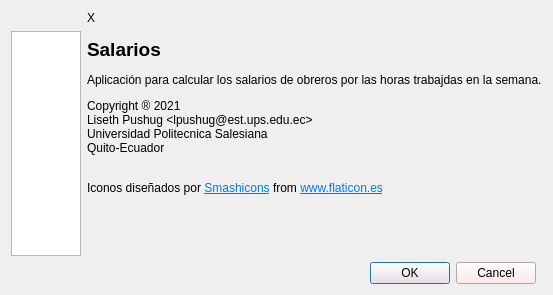
<?xml version="1.0" encoding="UTF-8"?>
<ui version="4.0">
 <class>Acerca</class>
 <widget class="QDialog" name="Acerca">
  <property name="geometry">
   <rect>
    <x>0</x>
    <y>0</y>
    <width>506</width>
    <height>295</height>
   </rect>
  </property>
  <property name="windowTitle">
   <string>Acerca de Salarios</string>
  </property>
  <layout class="QGridLayout" name="gridLayout">
   <item row="2" column="1">
    <widget class="QDialogButtonBox" name="buttonBox">
     <property name="styleSheet">
      <string notr="true">background-color: rgb(255, 228, 228);</string>
     </property>
     <property name="orientation">
      <enum>Qt::Horizontal</enum>
     </property>
     <property name="standardButtons">
      <set>QDialogButtonBox::Cancel|QDialogButtonBox::Ok</set>
     </property>
    </widget>
   </item>
   <item row="1" column="1" colspan="2">
    <widget class="QLabel" name="label_2">
     <property name="cursor">
      <cursorShape>ArrowCursor</cursorShape>
     </property>
     <property name="text">
      <string>&lt;html&gt;&lt;head/&gt;&lt;body&gt;&lt;p&gt;&lt;span style=&quot; font-size:14pt; font-weight:600;&quot;&gt;Salarios&lt;/span&gt;&lt;/p&gt;&lt;p&gt;Aplicación para calcular los salarios de obreros por las horas trabajdas en la semana.&lt;/p&gt;&lt;p&gt;Copyright ® 2021 &lt;br/&gt;Liseth Pushug &amp;lt;lpushug@est.ups.edu.ec&amp;gt;&lt;br/&gt;Universidad Politecnica Salesiana&lt;br/&gt;Quito-Ecuador&lt;/p&gt;&lt;p&gt;&lt;br/&gt;Iconos diseñados por &lt;a href=&quot;https://www.flaticon.es/autores/smashicons&quot;&gt;&lt;span style=&quot; text-decoration: underline; color:#007af4;&quot;&gt;Smashicons&lt;/span&gt;&lt;/a&gt; from &lt;a href=&quot;https://www.flaticon.es/&quot;&gt;&lt;span style=&quot; text-decoration: underline; color:#007af4;&quot;&gt;www.flaticon.es&lt;/span&gt;&lt;/a&gt;&lt;br/&gt;&lt;/p&gt;&lt;p&gt;&lt;br/&gt;&lt;/p&gt;&lt;/body&gt;&lt;/html&gt;</string>
     </property>
    </widget>
   </item>
   <item row="1" column="0">
    <widget class="QGraphicsView" name="graphicsView">
     <property name="styleSheet">
      <string notr="true">border-image: url(:/imagen/Recursos/salario.png);</string>
     </property>
    </widget>
   </item>
   <item row="0" column="1">
    <widget class="QLabel" name="version">
     <property name="text">
      <string>&lt;html&gt;&lt;head/&gt;&lt;body&gt;&lt;p&gt;X&lt;/p&gt;&lt;/body&gt;&lt;/html&gt;</string>
     </property>
     <property name="wordWrap">
      <bool>true</bool>
     </property>
    </widget>
   </item>
  </layout>
 </widget>
 <resources/>
 <connections>
  <connection>
   <sender>buttonBox</sender>
   <signal>accepted()</signal>
   <receiver>Acerca</receiver>
   <slot>accept()</slot>
   <hints>
    <hint type="sourcelabel">
     <x>248</x>
     <y>254</y>
    </hint>
    <hint type="destinationlabel">
     <x>157</x>
     <y>274</y>
    </hint>
   </hints>
  </connection>
  <connection>
   <sender>buttonBox</sender>
   <signal>rejected()</signal>
   <receiver>Acerca</receiver>
   <slot>reject()</slot>
   <hints>
    <hint type="sourcelabel">
     <x>316</x>
     <y>260</y>
    </hint>
    <hint type="destinationlabel">
     <x>286</x>
     <y>274</y>
    </hint>
   </hints>
  </connection>
 </connections>
</ui>
